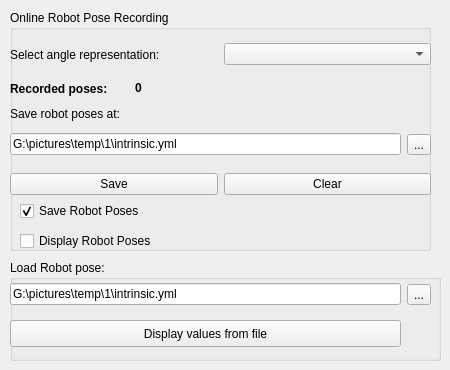
                 <widget class="QWidget" name="tab_2">
                  <attribute name="title">
                   <string>Robot Pose Recording</string>
                  </attribute>
                  <widget class="QGroupBox" name="groupBoxRobotPoseOnline">
                   <property name="geometry">
                    <rect>
                     <x>10</x>
                     <y>10</y>
                     <width>421</width>
                     <height>241</height>
                    </rect>
                   </property>
                   <property name="title">
                    <string>Online Robot Pose Recording</string>
                   </property>
                   <widget class="QCheckBox" name="checkSaveLiveRobotPoses">
                    <property name="geometry">
                     <rect>
                      <x>10</x>
                      <y>190</y>
                      <width>381</width>
                      <height>22</height>
                     </rect>
                    </property>
                    <property name="text">
                     <string>Save Robot Poses</string>
                    </property>
                    <property name="checked">
                     <bool>true</bool>
                    </property>
                   </widget>
                   <widget class="QWidget" name="layoutWidget">
                    <property name="geometry">
                     <rect>
                      <x>0</x>
                      <y>30</y>
                      <width>421</width>
                      <height>29</height>
                     </rect>
                    </property>
                    <layout class="QHBoxLayout" name="horizontalLayout_58">
                     <item>
                      <widget class="QLabel" name="label_36">
                       <property name="text">
                        <string>Select angle representation:</string>
                       </property>
                      </widget>
                     </item>
                     <item>
                      <widget class="QComboBox" name="comboAngleType"/>
                     </item>
                    </layout>
                   </widget>
                   <widget class="QLabel" name="_RobotPosePathlabel_2">
                    <property name="geometry">
                     <rect>
                      <x>0</x>
                      <y>90</y>
                      <width>191</width>
                      <height>27</height>
                     </rect>
                    </property>
                    <property name="font">
                     <font>
                      <weight>50</weight>
                      <italic>false</italic>
                      <bold>false</bold>
                     </font>
                    </property>
                    <property name="text">
                     <string>Save robot poses at:</string>
                    </property>
                   </widget>
                   <widget class="QWidget" name="layoutWidget_6">
                    <property name="geometry">
                     <rect>
                      <x>0</x>
                      <y>120</y>
                      <width>421</width>
                      <height>29</height>
                     </rect>
                    </property>
                    <layout class="QHBoxLayout" name="_Cam1Intrinsicload_container_5">
                     <item>
                      <widget class="QLineEdit" name="_RobotPoseSavePath">
                       <property name="text">
                        <string>G:\pictures\temp\1\intrinsic.yml</string>
                       </property>
                      </widget>
                     </item>
                     <item>
                      <widget class="QToolButton" name="_RobotSavePathbtnFileBrowse_3">
                       <property name="text">
                        <string>...</string>
                       </property>
                      </widget>
                     </item>
                    </layout>
                   </widget>
                   <widget class="QCheckBox" name="checkDisplayLiveRobotPoses">
                    <property name="geometry">
                     <rect>
                      <x>10</x>
                      <y>220</y>
                      <width>381</width>
                      <height>22</height>
                     </rect>
                    </property>
                    <property name="text">
                     <string>Display Robot Poses</string>
                    </property>
                   </widget>
                   <widget class="QLabel" name="label_37">
                    <property name="geometry">
                     <rect>
                      <x>0</x>
                      <y>70</y>
                      <width>121</width>
                      <height>17</height>
                     </rect>
                    </property>
                    <property name="font">
                     <font>
                      <weight>75</weight>
                      <bold>true</bold>
                     </font>
                    </property>
                    <property name="text">
                     <string>Recorded poses:</string>
                    </property>
                   </widget>
                   <widget class="QLabel" name="labelRobotPoseCount">
                    <property name="geometry">
                     <rect>
                      <x>125</x>
                      <y>70</y>
                      <width>71</width>
                      <height>16</height>
                     </rect>
                    </property>
                    <property name="font">
                     <font>
                      <weight>75</weight>
                      <bold>true</bold>
                     </font>
                    </property>
                    <property name="text">
                     <string>0</string>
                    </property>
                   </widget>
                   <widget class="QWidget" name="layoutWidget">
                    <property name="geometry">
                     <rect>
                      <x>0</x>
                      <y>160</y>
                      <width>421</width>
                      <height>29</height>
                     </rect>
                    </property>
                    <layout class="QHBoxLayout" name="horizontalLayout_60">
                     <item>
                      <widget class="QPushButton" name="_btnSaveRobotPoses">
                       <property name="text">
                        <string>Save</string>
                       </property>
                      </widget>
                     </item>
                     <item>
                      <widget class="QPushButton" name="_btnClearRobotPoses">
                       <property name="text">
                        <string>Clear</string>
                       </property>
                      </widget>
                     </item>
                    </layout>
                   </widget>
                  </widget>
                  <widget class="QGroupBox" name="groupBoxLoadRobotData">
                   <property name="geometry">
                    <rect>
                     <x>10</x>
                     <y>260</y>
                     <width>431</width>
                     <height>101</height>
                    </rect>
                   </property>
                   <property name="title">
                    <string>Load Robot pose:</string>
                   </property>
                   <widget class="QWidget" name="layoutWidget_5">
                    <property name="geometry">
                     <rect>
                      <x>0</x>
                      <y>20</y>
                      <width>421</width>
                      <height>29</height>
                     </rect>
                    </property>
                    <layout class="QHBoxLayout" name="_Cam1Intrinsicload_container_3">
                     <item>
                      <widget class="QLineEdit" name="_RobotPosePath">
                       <property name="text">
                        <string>G:\pictures\temp\1\intrinsic.yml</string>
                       </property>
                      </widget>
                     </item>
                     <item>
                      <widget class="QToolButton" name="_RobotPathbtnFileBrowse">
                       <property name="text">
                        <string>...</string>
                       </property>
                      </widget>
                     </item>
                    </layout>
                   </widget>
                   <widget class="QPushButton" name="_intrinsicReadFromFileBtnR_2">
                    <property name="geometry">
                     <rect>
                      <x>0</x>
                      <y>60</y>
                      <width>391</width>
                      <height>27</height>
                     </rect>
                    </property>
                    <property name="text">
                     <string>Display values from file</string>
                    </property>
                   </widget>
                  </widget>
                 </widget>
